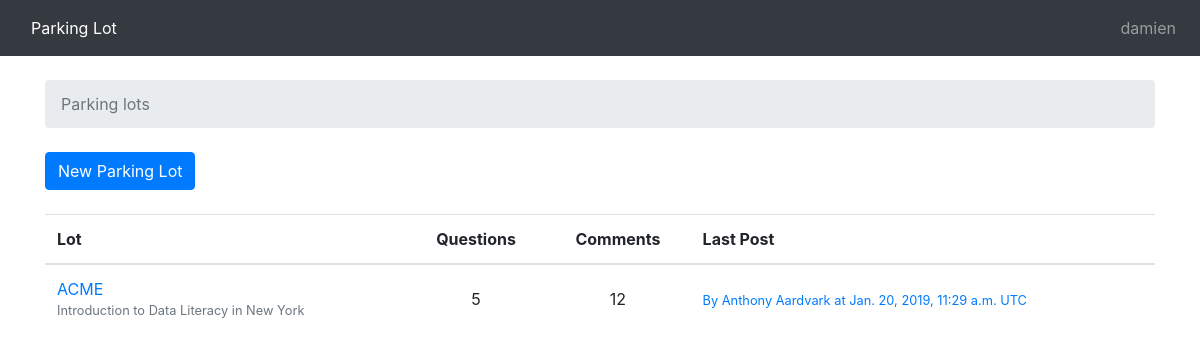
The app's page /lots/ (signed in), older data.
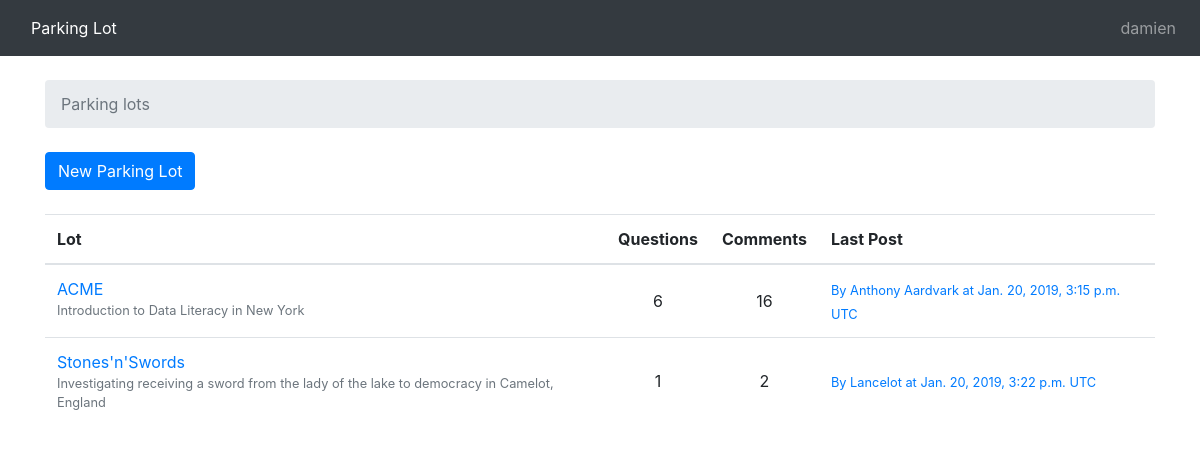
The same page, newer data.
### lot/models.py (models this page shows, shortened)
class Lot(models.Model):
    group_name = models.CharField(max_length=30, unique=True)
    description = models.CharField(max_length=100)
    location = models.CharField(max_length=100)
    start_date = models.DateField(null=True)
    end_date = models.DateField(null=True)
    slug = models.SlugField(unique=True)
    timezone = models.CharField(max_length=100, choices=TIMEZONE_CHOICES,
                                default='America/Los_Angeles')
    def get_comments_count(self):
        return Post.objects.filter(question__lot=self).count()
    def get_last_comment(self):
        return (Post.objects.filter(question__lot=self)
                .order_by('-created_at')
                .first())

class Post(models.Model):
    message = models.TextField(max_length=4000)
    question = models.ForeignKey(Question, related_name='posts',
                                 on_delete=models.CASCADE)
    created_at = models.DateTimeField(auto_now_add=True)
    updated_at = models.DateTimeField(null=True)
    created_by = models.ForeignKey(User, null=True, related_name='posts',
                                   on_delete=models.CASCADE)
    updated_by = models.ForeignKey(User, null=True, related_name='+',
                                   on_delete=models.CASCADE)
    created_name = models.CharField(max_length=100)
    updated_name = models.CharField(max_length=100)

### lot/views.py (the view)
# urls.py: path('lots/', views.LotListView.as_view(), name='list_lots'),
@method_decorator(login_required(login_url='/login/'), name='dispatch')
class LotListView(ListView):
    model = Lot
    context_object_name = 'lots'
    template_name = 'list_lots.html'
    def get_queryset(self):
        return Lot.objects.all().order_by('-start_date')

### templates/list_lots.html
{% extends 'base.html' %}
{% block breadcrumb %}
  <li class="breadcrumb-item active">Parking lots</li>
{% endblock %}
{% block content %}
  <div class="mb-4">
      <a href="{% url 'create_lot' %}" class="btn btn-primary">New Parking Lot</a>
  </div>
  <table class="table">
    <thead class="thead inverse">
      <tr>
        <th>Lot</th>
        <th class='text-center'>Questions</th>
        <th class='text-center'>Comments</th>
        <th>Last Post</th>
        </tr>
    </thead>
    <tbody>
      {% for lot in lots %}
      <tr>
          <td>
              <a href="{% url 'list_questions' lot.slug %}">{{lot.group_name}}</a>
              <small class="text-muted d-block">{{ lot.description }} in {{lot.location}}</small>
        </td>
        <td class="text-center align-middle">
            {{ lot.questions.count }}
        </td>
        <td class="text-center align-middle">
            {{ lot.get_comments_count }}
        </td>
        <td class="align-middle">
            {% with post=lot.get_last_comment %}
            {% if post %}
            <small>
                <a href="{% url 'question_comments' post.question.lot.slug post.question.pk %}">
                    By {{ post.created_name }} at {{post.created_at}} UTC
                </a>
            </small>
            {% else %}
              <small class="text-muted">
                  <em>No comments yet</em>
              </small>
              {% endif %}
            {% endwith %}
        </td>
      </tr>
      {% endfor %}
    </tbody>
  </table>
{% endblock %}

Row changes from the older to the newer data that the page shows:
computed for Lot "ACME": questions.count "5" → "6"; get_comments_count "12" → "16"; get_last_comment.created_at "Jan. 20, 2019, 11:29 a.m." → "Jan. 20, 2019, 3:15 p.m."
added Lot: group_name "Stones'n'Swords", description "Investigating receiving a sword from the lady of the lake to democracy", location "Camelot, England", questions.count "1", get_comments_count "2", get_last_comment.created_name "Lancelot", get_last_comment.created_at "Jan. 20, 2019, 3:22 p.m."
